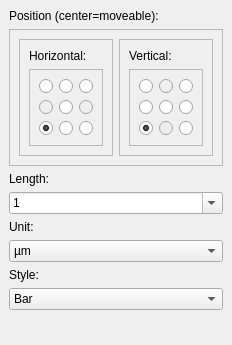
<?xml version="1.0" encoding="UTF-8"?>
<ui version="4.0">
 <class>ScaleDock</class>
 <widget class="QDockWidget" name="ScaleDock">
  <property name="geometry">
   <rect>
    <x>0</x>
    <y>0</y>
    <width>230</width>
    <height>345</height>
   </rect>
  </property>
  <property name="windowTitle">
   <string>Scale Editor</string>
  </property>
  <widget class="QWidget" name="dockWidgetContents">
   <layout class="QVBoxLayout" name="verticalLayout">
    <item>
     <widget class="QLabel" name="label">
      <property name="sizePolicy">
       <sizepolicy hsizetype="Maximum" vsizetype="Maximum">
        <horstretch>0</horstretch>
        <verstretch>0</verstretch>
       </sizepolicy>
      </property>
      <property name="text">
       <string>Position (center=moveable):</string>
      </property>
     </widget>
    </item>
    <item>
     <widget class="QFrame" name="frame_5">
      <property name="frameShape">
       <enum>QFrame::StyledPanel</enum>
      </property>
      <property name="frameShadow">
       <enum>QFrame::Raised</enum>
      </property>
      <layout class="QHBoxLayout" name="horizontalLayout_3">
       <item>
        <widget class="QFrame" name="frame_2">
         <property name="frameShape">
          <enum>QFrame::StyledPanel</enum>
         </property>
         <property name="frameShadow">
          <enum>QFrame::Raised</enum>
         </property>
         <layout class="QGridLayout" name="gridLayout_2">
          <item row="1" column="0">
           <widget class="QFrame" name="frame">
            <property name="sizePolicy">
             <sizepolicy hsizetype="Fixed" vsizetype="Fixed">
              <horstretch>0</horstretch>
              <verstretch>0</verstretch>
             </sizepolicy>
            </property>
            <property name="frameShape">
             <enum>QFrame::StyledPanel</enum>
            </property>
            <property name="frameShadow">
             <enum>QFrame::Raised</enum>
            </property>
            <layout class="QHBoxLayout" name="horizontalLayout">
             <item>
              <layout class="QGridLayout" name="gridLayout">
               <item row="0" column="0">
                <widget class="QRadioButton" name="topleft">
                 <property name="text">
                  <string/>
                 </property>
                 <attribute name="buttonGroup">
                  <string notr="true">horizontalGroup</string>
                 </attribute>
                </widget>
               </item>
               <item row="0" column="1">
                <widget class="QRadioButton" name="top">
                 <property name="text">
                  <string/>
                 </property>
                 <attribute name="buttonGroup">
                  <string notr="true">horizontalGroup</string>
                 </attribute>
                </widget>
               </item>
               <item row="2" column="2">
                <widget class="QRadioButton" name="bottomright">
                 <property name="text">
                  <string/>
                 </property>
                 <attribute name="buttonGroup">
                  <string notr="true">horizontalGroup</string>
                 </attribute>
                </widget>
               </item>
               <item row="2" column="1">
                <widget class="QRadioButton" name="bottom">
                 <property name="text">
                  <string/>
                 </property>
                 <attribute name="buttonGroup">
                  <string notr="true">horizontalGroup</string>
                 </attribute>
                </widget>
               </item>
               <item row="2" column="0">
                <widget class="QRadioButton" name="bottomleft">
                 <property name="text">
                  <string/>
                 </property>
                 <property name="checked">
                  <bool>true</bool>
                 </property>
                 <attribute name="buttonGroup">
                  <string notr="true">horizontalGroup</string>
                 </attribute>
                </widget>
               </item>
               <item row="1" column="0">
                <widget class="QRadioButton" name="left_">
                 <property name="enabled">
                  <bool>false</bool>
                 </property>
                 <property name="text">
                  <string/>
                 </property>
                 <attribute name="buttonGroup">
                  <string notr="true">horizontalGroup</string>
                 </attribute>
                </widget>
               </item>
               <item row="1" column="1">
                <widget class="QRadioButton" name="center">
                 <property name="text">
                  <string/>
                 </property>
                 <attribute name="buttonGroup">
                  <string notr="true">horizontalGroup</string>
                 </attribute>
                </widget>
               </item>
               <item row="1" column="2">
                <widget class="QRadioButton" name="right">
                 <property name="enabled">
                  <bool>false</bool>
                 </property>
                 <property name="text">
                  <string/>
                 </property>
                 <attribute name="buttonGroup">
                  <string notr="true">horizontalGroup</string>
                 </attribute>
                </widget>
               </item>
               <item row="0" column="2">
                <widget class="QRadioButton" name="topright">
                 <property name="text">
                  <string/>
                 </property>
                 <attribute name="buttonGroup">
                  <string notr="true">horizontalGroup</string>
                 </attribute>
                </widget>
               </item>
              </layout>
             </item>
            </layout>
           </widget>
          </item>
          <item row="0" column="0">
           <widget class="QLabel" name="label_5">
            <property name="text">
             <string>Horizontal:</string>
            </property>
           </widget>
          </item>
         </layout>
        </widget>
       </item>
       <item>
        <widget class="QFrame" name="frame_3">
         <property name="frameShape">
          <enum>QFrame::StyledPanel</enum>
         </property>
         <property name="frameShadow">
          <enum>QFrame::Raised</enum>
         </property>
         <layout class="QGridLayout" name="gridLayout_3">
          <item row="1" column="0">
           <widget class="QFrame" name="frame_4">
            <property name="sizePolicy">
             <sizepolicy hsizetype="Fixed" vsizetype="Fixed">
              <horstretch>0</horstretch>
              <verstretch>0</verstretch>
             </sizepolicy>
            </property>
            <property name="frameShape">
             <enum>QFrame::StyledPanel</enum>
            </property>
            <property name="frameShadow">
             <enum>QFrame::Raised</enum>
            </property>
            <layout class="QHBoxLayout" name="horizontalLayout_2">
             <item>
              <layout class="QGridLayout" name="gridLayout_4">
               <item row="0" column="0">
                <widget class="QRadioButton" name="topleft_2">
                 <property name="text">
                  <string/>
                 </property>
                 <attribute name="buttonGroup">
                  <string notr="true">verticalGroup</string>
                 </attribute>
                </widget>
               </item>
               <item row="0" column="1">
                <widget class="QRadioButton" name="top_2">
                 <property name="enabled">
                  <bool>false</bool>
                 </property>
                 <property name="text">
                  <string/>
                 </property>
                 <attribute name="buttonGroup">
                  <string notr="true">verticalGroup</string>
                 </attribute>
                </widget>
               </item>
               <item row="2" column="2">
                <widget class="QRadioButton" name="bottomright_2">
                 <property name="text">
                  <string/>
                 </property>
                 <attribute name="buttonGroup">
                  <string notr="true">verticalGroup</string>
                 </attribute>
                </widget>
               </item>
               <item row="2" column="1">
                <widget class="QRadioButton" name="bottom_2">
                 <property name="enabled">
                  <bool>false</bool>
                 </property>
                 <property name="text">
                  <string/>
                 </property>
                 <attribute name="buttonGroup">
                  <string notr="true">verticalGroup</string>
                 </attribute>
                </widget>
               </item>
               <item row="2" column="0">
                <widget class="QRadioButton" name="bottomleft_2">
                 <property name="text">
                  <string/>
                 </property>
                 <property name="checked">
                  <bool>true</bool>
                 </property>
                 <attribute name="buttonGroup">
                  <string notr="true">verticalGroup</string>
                 </attribute>
                </widget>
               </item>
               <item row="1" column="0">
                <widget class="QRadioButton" name="left_2">
                 <property name="text">
                  <string/>
                 </property>
                 <attribute name="buttonGroup">
                  <string notr="true">verticalGroup</string>
                 </attribute>
                </widget>
               </item>
               <item row="1" column="1">
                <widget class="QRadioButton" name="center_2">
                 <property name="text">
                  <string/>
                 </property>
                 <attribute name="buttonGroup">
                  <string notr="true">verticalGroup</string>
                 </attribute>
                </widget>
               </item>
               <item row="1" column="2">
                <widget class="QRadioButton" name="right_2">
                 <property name="text">
                  <string/>
                 </property>
                 <attribute name="buttonGroup">
                  <string notr="true">verticalGroup</string>
                 </attribute>
                </widget>
               </item>
               <item row="0" column="2">
                <widget class="QRadioButton" name="topright_2">
                 <property name="text">
                  <string/>
                 </property>
                 <attribute name="buttonGroup">
                  <string notr="true">verticalGroup</string>
                 </attribute>
                </widget>
               </item>
              </layout>
             </item>
            </layout>
           </widget>
          </item>
          <item row="0" column="0">
           <widget class="QLabel" name="label_6">
            <property name="text">
             <string>Vertical:</string>
            </property>
           </widget>
          </item>
         </layout>
        </widget>
       </item>
      </layout>
     </widget>
    </item>
    <item>
     <widget class="QLabel" name="label_3">
      <property name="text">
       <string>Length:</string>
      </property>
     </widget>
    </item>
    <item>
     <widget class="QComboBox" name="length">
      <property name="editable">
       <bool>true</bool>
      </property>
      <item>
       <property name="text">
        <string>1</string>
       </property>
      </item>
      <item>
       <property name="text">
        <string>5</string>
       </property>
      </item>
      <item>
       <property name="text">
        <string>10</string>
       </property>
      </item>
      <item>
       <property name="text">
        <string>50</string>
       </property>
      </item>
      <item>
       <property name="text">
        <string>100</string>
       </property>
      </item>
      <item>
       <property name="text">
        <string>500</string>
       </property>
      </item>
      <item>
       <property name="text">
        <string>1000</string>
       </property>
      </item>
      <item>
       <property name="text">
        <string>5000</string>
       </property>
      </item>
      <item>
       <property name="text">
        <string>10000</string>
       </property>
      </item>
      <item>
       <property name="text">
        <string>50000</string>
       </property>
      </item>
     </widget>
    </item>
    <item>
     <widget class="QLabel" name="label_2">
      <property name="text">
       <string>Unit:</string>
      </property>
     </widget>
    </item>
    <item>
     <widget class="QComboBox" name="unit">
      <item>
       <property name="text">
        <string>µm</string>
       </property>
      </item>
      <item>
       <property name="text">
        <string>mm</string>
       </property>
      </item>
      <item>
       <property name="text">
        <string>cm</string>
       </property>
      </item>
      <item>
       <property name="text">
        <string>m</string>
       </property>
      </item>
     </widget>
    </item>
    <item>
     <widget class="QLabel" name="label_4">
      <property name="text">
       <string>Style:</string>
      </property>
     </widget>
    </item>
    <item>
     <widget class="QComboBox" name="style_">
      <item>
       <property name="text">
        <string>Bar</string>
       </property>
      </item>
      <item>
       <property name="text">
        <string>Ruler</string>
       </property>
      </item>
      <item>
       <property name="text">
        <string>Simple Line</string>
       </property>
      </item>
     </widget>
    </item>
    <item>
     <spacer name="verticalSpacer">
      <property name="orientation">
       <enum>Qt::Vertical</enum>
      </property>
      <property name="sizeHint" stdset="0">
       <size>
        <width>20</width>
        <height>40</height>
       </size>
      </property>
     </spacer>
    </item>
   </layout>
  </widget>
 </widget>
 <tabstops>
  <tabstop>topleft</tabstop>
  <tabstop>top</tabstop>
  <tabstop>topright</tabstop>
  <tabstop>left_</tabstop>
  <tabstop>center</tabstop>
  <tabstop>right</tabstop>
  <tabstop>bottomleft</tabstop>
  <tabstop>bottom</tabstop>
  <tabstop>bottomright</tabstop>
  <tabstop>length</tabstop>
  <tabstop>unit</tabstop>
  <tabstop>style_</tabstop>
 </tabstops>
 <resources/>
 <connections/>
 <buttongroups>
  <buttongroup name="horizontalGroup"/>
  <buttongroup name="verticalGroup"/>
 </buttongroups>
</ui>
